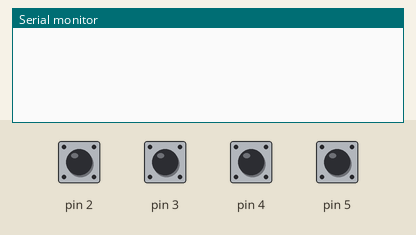
Bench run of a sketch on a simulated Arduino Uno, built with avr-gcc and run on an emulated ATmega328P. On the bench: the last lines printed to the serial monitor. The inputs (shaded band) are chosen by the test bench; at power-on: pin 2–5 HIGH.

Above: at 1.2 s.
1.3 s: pin 2 pulled LOW for 0.25 s
At 1.9 s:
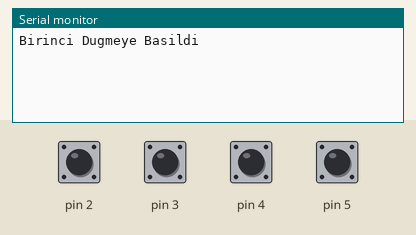
3.0 s: pin 3 pulled LOW for 0.25 s
At 4.4 s:
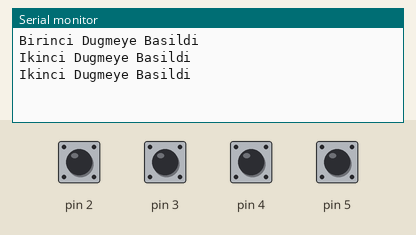
4.7 s: pin 4 pulled LOW for 0.25 s
At 5.7 s:
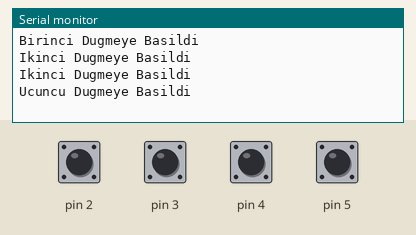
6.4 s: pin 5 pulled LOW for 0.25 s
At 7.1 s:
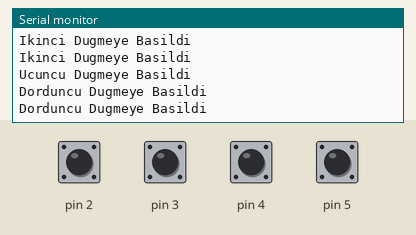

The sketch:

Bolum6switchcase.ino
```cpp
int butondurum;
void setup() {
pinMode(2,INPUT_PULLUP);
pinMode(3,INPUT_PULLUP);
pinMode(4,INPUT_PULLUP);
pinMode(5,INPUT_PULLUP);

Serial.begin(9600);
}

void loop() {
if(!(digitalRead(2)))
butondurum=1;
if(!(digitalRead(3)))
butondurum=2;
if(!(digitalRead(4)))
butondurum=3;
if(!(digitalRead(5)))
butondurum=4;


switch (butondurum)
{
  case 1:
  Serial.println("Birinci Dugmeye Basildi");
  break;
  case 2:
  Serial.println("Ikinci Dugmeye Basildi");
  break;
  case 3:
  Serial.println("Ucuncu Dugmeye Basildi");
  break;
  case 4:
  Serial.println("Dorduncu Dugmeye Basildi");
  break;

  default:
  Serial.println();
}
butondurum=0;
delay(200);
}
```

Measured:
- after the input at 1.3 s, the serial monitor: prints a new line after 0.10 s (image 1)
- after the input at 3.0 s, the serial monitor: prints a new line at once (image 2)
- after the input at 4.7 s, the serial monitor: prints a new line after 0.10 s (image 3)
- after the input at 6.4 s, the serial monitor: prints a new line at once (image 4)
